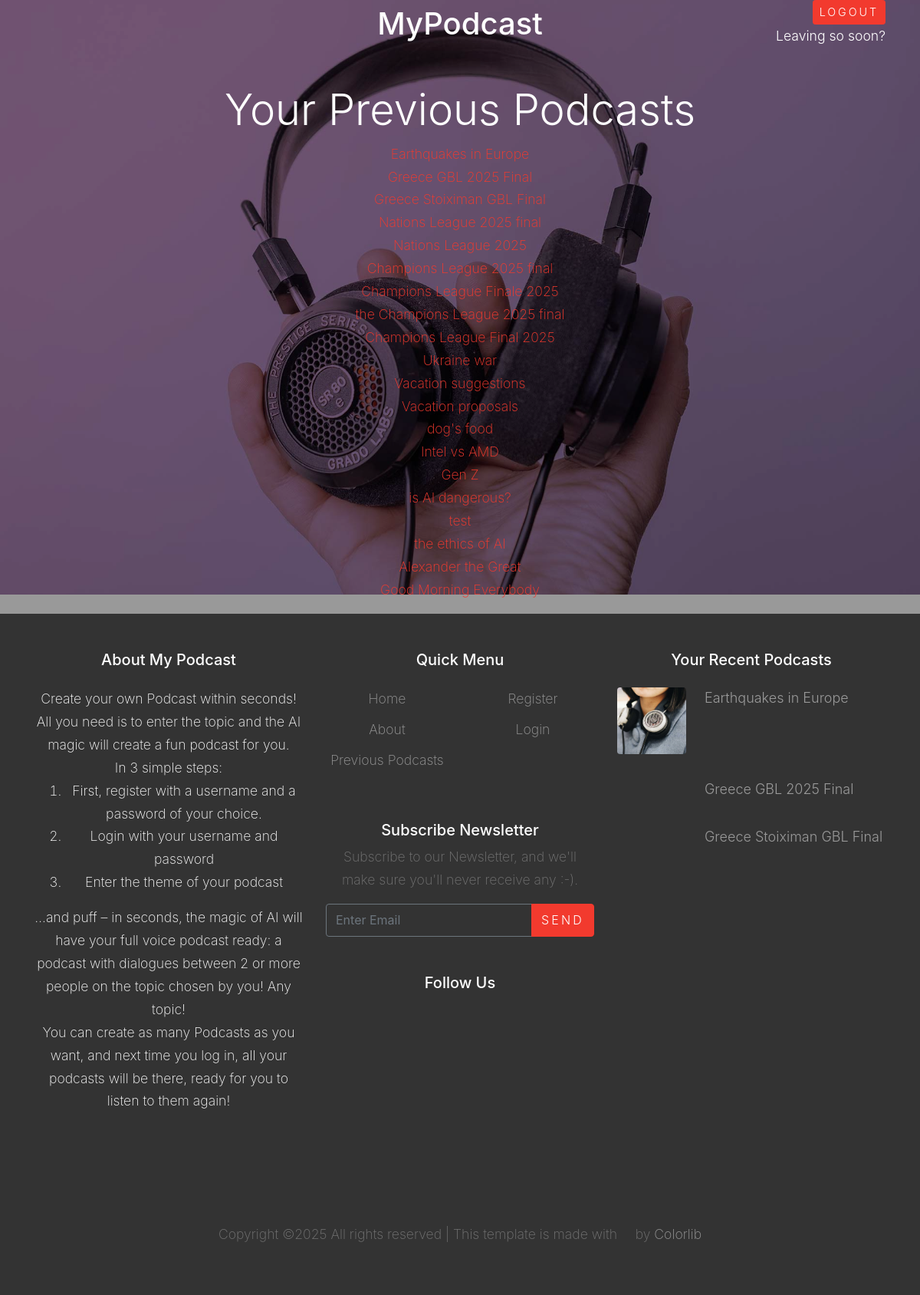
The app's page /previous_podcasts (signed in) with its own data.
### app.py (models this page shows)
class Podcast(db.Model):
    __tablename__ = 'podcast'
    id = db.Column(db.Integer, primary_key=True)
    title = db.Column(db.String(80), unique=True, nullable=False)
    podcast_url = db.Column(db.String(200), nullable=False)
    created_at = db.Column(db.DateTime, default=func.now(),
                           nullable=False)  # Date stamp column
    updated_at = Column(db.DateTime, default=func.now(), onupdate=func.now(),
                        nullable=False)  # Auto-updating timestamp
    users = relationship("User", secondary=podcasts_per_user,
                         back_populates="podcasts")

### app.py (the view)
@app.route('/previous_podcasts')
def previous_podcasts():
    user_podcasts_list = []
    if session:
        user_in_session = True
        user = User.query.filter_by(username=session['username']).first()
        user_id = user.id
        stmt = select(podcasts_per_user).where(
            podcasts_per_user.c.user_id == user_id)
        podcast_ids_for_user = []
        results = db.session.execute(stmt).fetchall()
        if results:
            podcast_ids_for_user = [row[1] for row in results]
        if podcast_ids_for_user:
            [user_podcasts_list.append(Podcast.query.filter_by(id=i).first())
             for i in podcast_ids_for_user]
    else:
        flash("Please Log in First")
        user_in_session = False
    return render_template('previous_podcasts.html',
        user_in_session=user_in_session, user_podcasts_list=user_podcasts_list)

### templates/previous_podcasts.html (shortened to what this page needs)
{% extends "base.html" %}
{% block content %}
{% if user_podcasts_list %}
              <h2 class="text-white font-weight-light mb-2 display-4">Your Previous Podcasts</h2>
              <div class="block-25 block-25-scrollable">
                  <ul class="list-unstyled">
                  {% set n = user_podcasts_list|length %}
                  {% for i in range(n-1, -1, -1) %}
                    {% set podcast = user_podcasts_list[i] %}
                      <li><a href="{{ url_for('podcast', audio_file=podcast.podcast_url) }}">{{ podcast.title }}</a></li>
{% endfor %}
                  </ul>
              </div>
{% else %}
    <div id="create">
        <h3 class="footer-heading mb-4">You have no Podcasts yet</h3>
        <a href="{{ url_for('home') }}" class="btn btn-primary btn-sm py-3 px-4 small" type="button">Create</a>
        <div class="text-white mb-4">your first Podcast!</div>
    </div>
{% endif %}
{% endblock %}

### templates/base.html (shortened to what this page needs)
<!DOCTYPE html>
<html lang="en">
  <head>
    <link rel="stylesheet" href="static/fonts/icomoon/style.css">
    <link rel="stylesheet" href="static/css/bootstrap.min.css">
    <link rel="stylesheet" href="static/css/magnific-popup.css">
    <link rel="stylesheet" href="static/css/jquery-ui.css">
    <link rel="stylesheet" href="static/css/owl.carousel.min.css">
    <link rel="stylesheet" href="static/css/owl.theme.default.min.css">
    <link rel="stylesheet" href="https://cdn.jsdelivr.net/npm/mediaelement@4.2.7/build/mediaelementplayer.min.css">
    <link rel="stylesheet" href="static/css/aos.css">
    <link rel="stylesheet" href="static/css/style.css">
  </head>
  <body class="d-flex flex-column min-vh-100">
  <div class="site-wrap flex-fill">
    <header class="site-navbar pb-4 absolute transparent" role="banner">
      <div class="container">
        <div class="row align-items-center">
          <div class="col-3" data-aos="fade-down">
            <nav class="site-navigation position-relative text-left text-md-left" role="navigation">
               <div class="d-inline-block ml-md-0 mr-auto py-3"><a href="#" class="site-menu-toggle js-menu-toggle text-white"><span class="icon-menu h3"></span></a></div>
            </nav>
          </div>
          <div class="col-6 position-relative text-center text-md-center" data-aos="fade-down">
            <h1 class="text-white h1">MyPodcast</h1>
          </div>
          <div id=logout class="col-3 text-white font-weight-light mb-2 position-relative text-right text-md-right"><a href="{{ url_for('logout') }}" class="btn btn-primary btn-sm" type="button">Logout</a><br>
            Leaving so soon?
          </div>
        </div>
      </div>
    </header>
    <div class="site-blocks-cover overlay" style="background-image: url(static/images/hero_bg_1.jpg);" data-aos="fade" data-stellar-background-ratio="0.5">
      <div class="container pt-5">
        <div class="row align-items-center justify-content-center text-center">
          <div class="col-md-8" data-aos="fade-up" data-aos-delay="400">
        {% block content %}{% endblock %}
          </div>
        </div>
      </div>
    </div>
<footer class="site-footer text-center py-5 mt-auto">
      <div class="container">
        <div class="row">
          <div class="col-lg-4">
            <div class="mb-5 text-white">
              <h3 class="footer-heading mb-4">About My Podcast</h3>
                Create your own Podcast within seconds!<br>
                All you need is to enter the topic and the AI magic will create a fun podcast for you.<br>
                In 3 simple steps:
                <ol>
                  <li>First, register with a username and a password of your choice.</li>
                  <li>Login with your username and password</li>
                  <li>Enter the theme of your podcast</li>
              </ol>
                …and puff – in seconds, the magic of AI will have your full voice podcast ready: a podcast with dialogues between 2 or more people on the topic chosen by you! Any topic!<br>
                You can create as many Podcasts as you want, and next time you log in, all your podcasts will be there, ready for you to listen to them again!
            </div>
          </div>
          <div class="col-lg-4 mb-5 mb-lg-0">
            <div class="row mb-5">
              <div class="col-md-12">
                <h3 class="footer-heading mb-4">Quick Menu</h3>
              </div>
              <div class="col-md-6 col-lg-6">
                <ul class="list-unstyled">
                  <li><a href="{{ url_for('home') }}">Home</a>
                  <li><a href="{{ url_for('about') }}">About</a>
                  <li><a href="{{ url_for('previous_podcasts') }}">Previous Podcasts</a>
                </ul>
              </div>
              <div class="col-md-6 col-lg-6">
                <ul class="list-unstyled">
                  <li><a href="{{ url_for('register') }}" >Register</a></li>
                  <li><a href="{{ url_for('login') }}" >Login</a></li>
                </ul>
              </div>
            </div>
            <div class="mb-5">
              <h3 class="footer-heading mb-2">Subscribe Newsletter</h3>
              <p>Subscribe to our Newsletter, and we'll make sure you'll never receive any :-).</p>
              <form action="#" method="post">
                <div class="input-group mb-3">
                  <input type="text" class="form-control border-secondary text-white bg-transparent" placeholder="Enter Email" aria-label="Enter Email" aria-describedby="button-addon2">
                  <div class="input-group-append">
                    <button class="btn btn-primary" type="button" id="button-addon2">Send</button>
                  </div>
                </div>
              </form>
            </div>
            <div class="row">
              <div class="col-md-12">
                <h3 class="footer-heading mb-4">Follow Us</h3>
                <div>
                  <a href="#" class="pl-0 pr-3"><span class="icon-facebook"></span></a>
                  <a href="#" class="pl-3 pr-3"><span class="icon-twitter"></span></a>
                  <a href="#" class="pl-3 pr-3"><span class="icon-instagram"></span></a>
                  <a href="#" class="pl-3 pr-3"><span class="icon-linkedin"></span></a>
                </div>
              </div>
            </div>
          </div>
          <div class="col-lg-4 mb-5 mb-lg-0">
            <div class="mb-5">
              {% if user_podcasts_list %}
              <h3 class="footer-heading mb-4">Your Recent Podcasts</h3>
              <div class="block-25">
                <ul class="list-unstyled">
                    {% set n = user_podcasts_list|length %}
                    {% set m = [n, 3]|min %}
                      {% for i in range(n-1, n-m-1, -1) %}
                        {% set podcast = user_podcasts_list[i] %}
                        {% set image = "static/images/img_" + (n-i)|string + ".jpg" %}
                  <li class="mb-3">
                      <a href="{{ url_for('podcast', audio_file=podcast.podcast_url) }}" class="d-flex">
                      <figure class="image mr-4">
                        <img src="{{ image }}" alt="" class="img-fluid">
                      </figure>
                      <div class="text">
                        <h3 class="heading font-weight-light">{{ podcast.title}}</h3>
                      </div>
                    </a>
                  </li>
                {% endfor %}
                </ul>
              </div>
              {% endif %}
            </div>
          </div>
        </div>
        <div class="row pt-5 mt-5 text-center">
          <div class="col-md-12">
            <p>
            Copyright &copy; All rights reserved | This template is made with <i class="icon-heart-o" aria-hidden="true"></i> by <a href="https://colorlib.com" target="_blank" >Colorlib</a>
            </p>
          </div>
        </div>
      </div>
    </footer>
  </div>
  </body>
</html>

### static/css/style.css (style rules this page uses)
body { line-height: 1.7; color: #4d4d4d; font-weight: 200; font-size: 1.1rem; }
a { -webkit-transition: .3s all ease; -o-transition: .3s all ease; transition: .3s all ease; }
.site-wrap:before { -webkit-transition: .3s all ease-in-out; -o-transition: .3s all ease-in-out; transition: .3s all ease-in-out; background: rgba(0, 0, 0, 0.6); content: ""; position: absolute; z-index: 2000; top: 0; left: 0; right: 0; bottom: 0; opacity: 0; visibility: hidden; }
.btn { text-transform: uppercase; position: relative; -webkit-transition: 0.2s all ease-in-out !important; -o-transition: 0.2s all ease-in-out !important; transition: 0.2s all ease-in-out !important; top: 0; letter-spacing: .05em; }
.btn.btn-sm { font-size: 0.9rem; }
.btn.btn-primary { font-weight: 300; letter-spacing: .2em; }
.form-control { height: 43px; }
.site-footer { padding: 4em 0; background: #333333; }
.site-footer p { color: #737373; }
.site-footer h2, .site-footer h3, .site-footer h4, .site-footer h5 { color: #fff; }
.site-footer a { color: #999999; }
.site-footer ul li { margin-bottom: 10px; }
.site-footer .footer-heading { font-size: 20px; color: #fff; }
.site-navbar { margin-bottom: 0px; z-index: 1999; position: relative; }
.site-navbar.transparent { background: transparent; }
.site-navbar.absolute { position: absolute; top: 0; left: 0; width: 100%; }
.site-blocks-cover { background-size: cover; background-repeat: no-repeat; background-position: top; background-position: center center; }
.site-blocks-cover.overlay { position: relative; }
.site-blocks-cover.overlay:before { position: absolute; content: ""; left: 0; bottom: 0; right: 0; top: 0; background: rgba(0, 0, 0, 0.4); }
.site-blocks-cover, .site-blocks-cover .row { min-height: 600px; height: calc(100vh); }
.site-blocks-cover h2, .site-blocks-cover h3, .site-blocks-cover h4, .site-blocks-cover h5 { color: #fff; }
.block-25 ul, .block-25 ul li { padding: 0; margin: 0; }
.block-25 ul li a .image { -webkit-box-flex: 0; -ms-flex: 0 0 90px; flex: 0 0 90px; }
.block-25 ul li a .image img { border-radius: 4px; max-width: 100%; opacity: 1; -webkit-transition: .3s all ease-in-out; -o-transition: .3s all ease-in-out; transition: .3s all ease-in-out; }
.block-25 ul li a .text .heading { font-size: 18px; line-height: 1.5; margin: 0; padding: 0; -webkit-transition: .3s all ease; -o-transition: .3s all ease; transition: .3s all ease; color: #999999; }
.block-25-scrollable { max-height: 75vh; overflow-y: auto; }

### records on screen
Podcast: title "Earthquakes in Europe", title "Earthquakes in Europe"
Podcast: title "Greece GBL 2025 Final", title "Greece GBL 2025 Final"
Podcast: title "Greece Stoiximan GBL Final", title "Greece Stoiximan GBL Final"
Podcast: title "Nations League 2025 final"
Podcast: title "Nations League 2025"
Podcast: title "Champions League 2025 final"
Podcast: title "Champions League Finale 2025"
Podcast: title "the Champions League 2025 final"
Podcast: title "Champions League Final 2025"
Podcast: title "Ukraine war"
Podcast: title "Vacation suggestions"
Podcast: title "Vacation proposals"
Podcast: title "dog's food"
Podcast: title "Intel vs AMD"
Podcast: title "Gen Z"
Podcast: title "is AI dangerous?"
Podcast: title "test"
Podcast: title "the ethics of AI"
Podcast: title "Alexander the Great"
Podcast: title "Good Morning Everybody"
